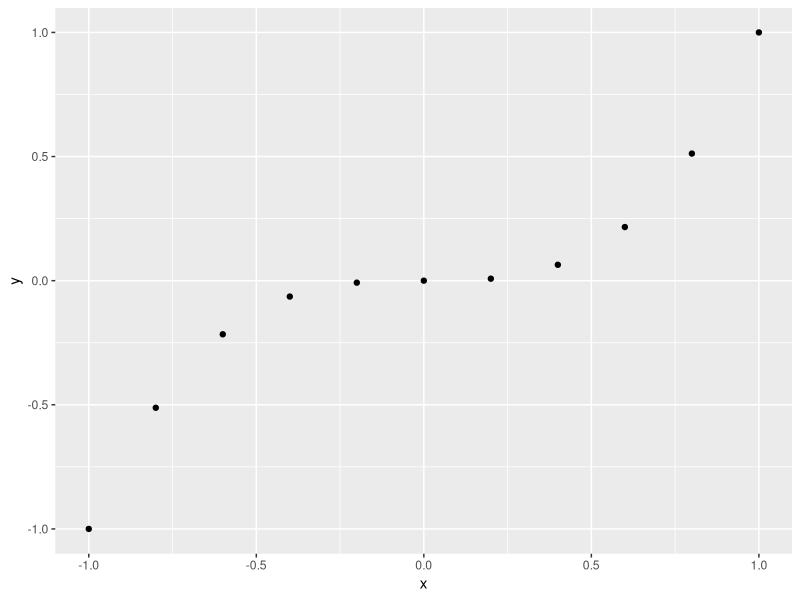
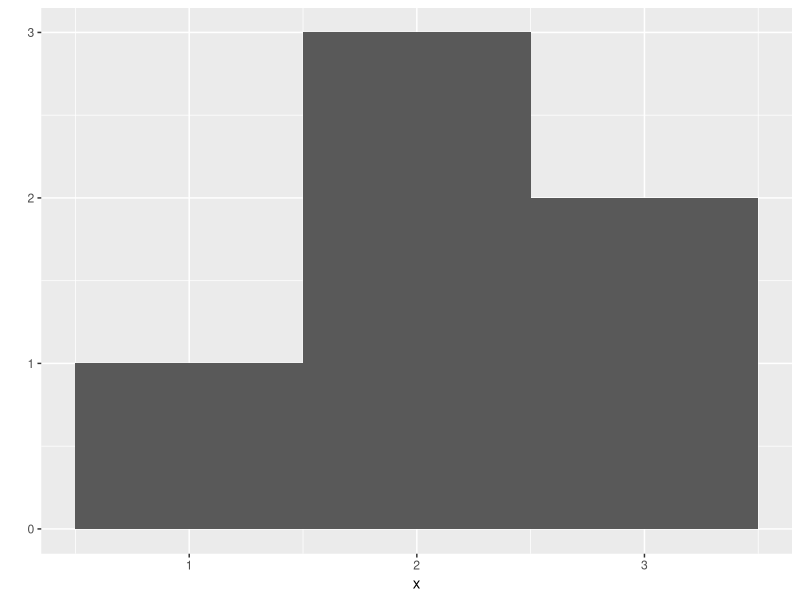
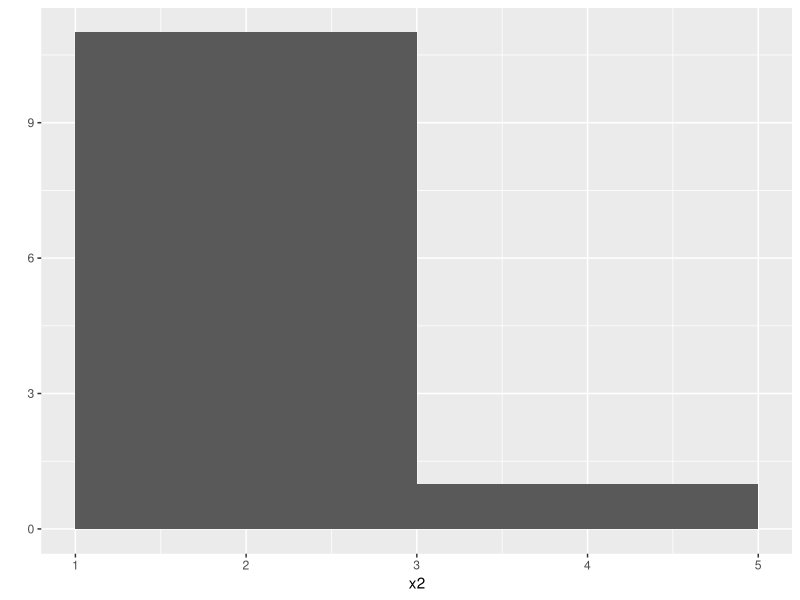
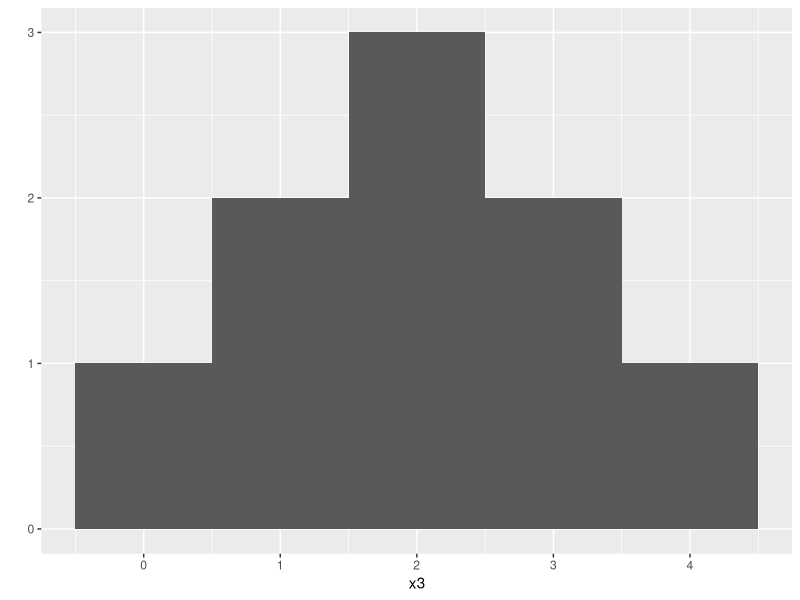

Reproduce these figures in R, in order. (Note: this script raises an error after producing the figures.)
library("ggplot2")
x<-seq(-1,1,by=.2)

y<-x^3

qplot(x,y)

x<-c(1,2,2,2,3,3)
qplot(x,binwidth=1)
x2<-c(1,1,1,1,1,2,2,2,2,3,3,4)
qplot(x2,binwidth=2)

x3<-c(0,1,1,2,2,2,3,3,4)
## 5,0 to 4, 1 2 3 2 1
qplot(x3,binwidth=1)

rolls<-replicate(10000,roll())
qplot(rolls,binwidth=1)

roll<-function() {
  die<-1:6
  dice<-sample(die,size=2,replace=T,prob=c(1/8,1/8,1/8,1/8,1/8,3/8))
  return(sum(dice))
}

rolls<-replicate(10000,roll())
qplot(rolls,binwidth=1)